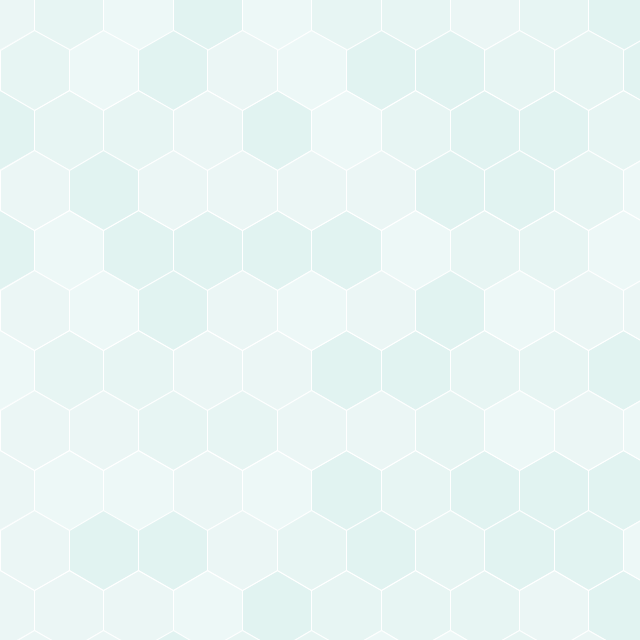
Frame 1 (no input)
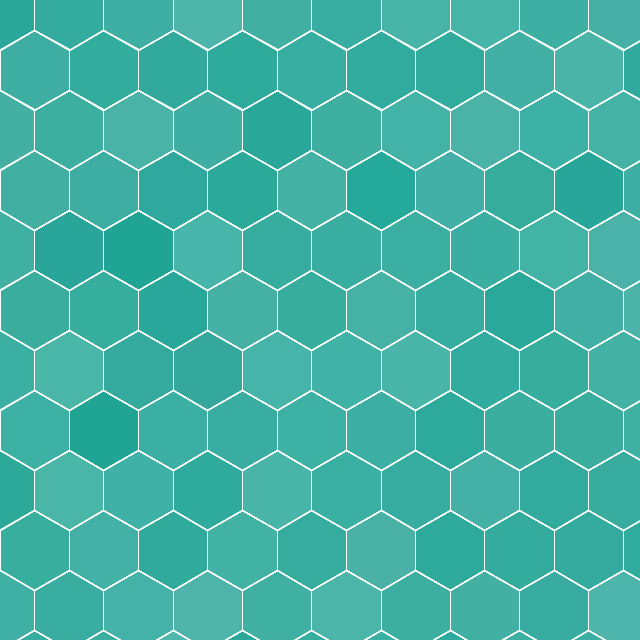
Frame 60 (the mouse pressed at the canvas centre just before this capture)
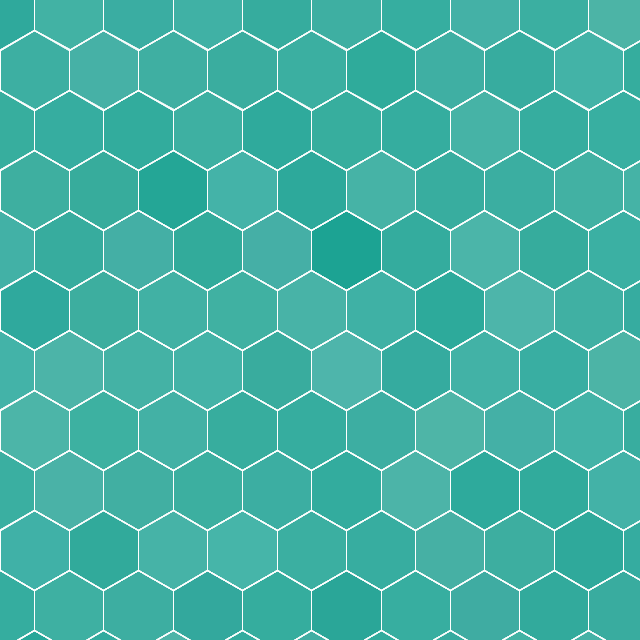
Frame 120 (the mouse held since frame 60 and released just before this capture)

The Processing sketch that drew these frames (run headless with seeded random() and noise(); from frame 60 on, the mouse is pressed at the canvas centre):

// Processing sketch: build
// ── build.pde
int radius = 40;
float angle = TWO_PI / 6;

color[] colors = {
  #009688,
  #35a79c,
  #54b2a9,
  #64c3ba,
  #83d0c9
};

 void setup() {
  size(640, 640);
  background(255);
  frameRate(30);
}

void draw() {
  stroke(255);
  // vary the width - start just off the screen so we don't have black edges
  for (float centy = -50+6*radius/4; centy < width+100; centy += radius*3) { // offset three times to skip a row
    for (float centx = 0; centx < width+100; centx += sqrt(3)/2 * 2*radius) {
      beginShape();
      int fill_index = int(random(0,4));
      fill(colors[fill_index], 30);
      for (float a = PI/6; a < TWO_PI; a += angle) {
        float vx = centx + cos(a) * radius;
        float vy = centy + sin(a) * radius;
        vertex(vx, vy);
     };
     endShape(CLOSE);
    };
  }

  for (float centy = -50; centy < height+100; centy+= radius*3) {
    for (float centx = sqrt(3)/2 * radius; centx < width+100; centx += sqrt(3)/2 * 2*radius) {
      beginShape();
      int fill_index = int(random(0,4));
      fill(colors[fill_index], 30);
      for (float a = PI/6; a < TWO_PI; a += angle) {
        float vx = centx + cos(a) * radius;
        float vy = centy + sin(a) * radius;
        vertex(vx, vy);
     };
      endShape(CLOSE);
    }
  }    
}
